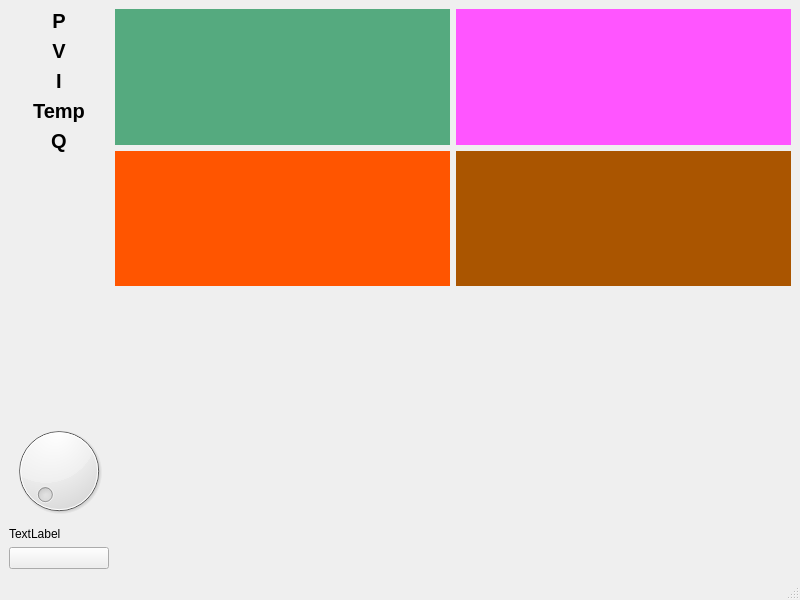
<?xml version="1.0" encoding="UTF-8"?>
<ui version="4.0">
 <class>MainWindow</class>
 <widget class="QMainWindow" name="MainWindow">
  <property name="geometry">
   <rect>
    <x>0</x>
    <y>0</y>
    <width>800</width>
    <height>600</height>
   </rect>
  </property>
  <property name="windowTitle">
   <string>MainWindow</string>
  </property>
  <property name="styleSheet">
   <string notr="true"/>
  </property>
  <widget class="QWidget" name="centralwidget">
   <layout class="QHBoxLayout" name="horizontalLayout_2">
    <item>
     <layout class="QVBoxLayout" name="verticalLayout_2">
      <property name="sizeConstraint">
       <enum>QLayout::SetMinimumSize</enum>
      </property>
      <item>
       <widget class="QLabel" name="label_8">
        <property name="sizePolicy">
         <sizepolicy hsizetype="Minimum" vsizetype="Preferred">
          <horstretch>0</horstretch>
          <verstretch>0</verstretch>
         </sizepolicy>
        </property>
        <property name="font">
         <font>
          <pointsize>15</pointsize>
          <weight>75</weight>
          <bold>true</bold>
         </font>
        </property>
        <property name="text">
         <string>P</string>
        </property>
        <property name="alignment">
         <set>Qt::AlignCenter</set>
        </property>
       </widget>
      </item>
      <item>
       <widget class="QLabel" name="label_9">
        <property name="sizePolicy">
         <sizepolicy hsizetype="Preferred" vsizetype="Preferred">
          <horstretch>0</horstretch>
          <verstretch>0</verstretch>
         </sizepolicy>
        </property>
        <property name="font">
         <font>
          <pointsize>15</pointsize>
          <weight>75</weight>
          <bold>true</bold>
         </font>
        </property>
        <property name="text">
         <string>V</string>
        </property>
        <property name="alignment">
         <set>Qt::AlignCenter</set>
        </property>
       </widget>
      </item>
      <item>
       <widget class="QLabel" name="label_10">
        <property name="sizePolicy">
         <sizepolicy hsizetype="Preferred" vsizetype="Preferred">
          <horstretch>0</horstretch>
          <verstretch>0</verstretch>
         </sizepolicy>
        </property>
        <property name="font">
         <font>
          <pointsize>15</pointsize>
          <weight>75</weight>
          <bold>true</bold>
         </font>
        </property>
        <property name="text">
         <string>I</string>
        </property>
        <property name="alignment">
         <set>Qt::AlignCenter</set>
        </property>
       </widget>
      </item>
      <item>
       <widget class="QLabel" name="label_7">
        <property name="font">
         <font>
          <pointsize>15</pointsize>
          <weight>75</weight>
          <bold>true</bold>
         </font>
        </property>
        <property name="text">
         <string>Temp</string>
        </property>
        <property name="alignment">
         <set>Qt::AlignCenter</set>
        </property>
       </widget>
      </item>
      <item>
       <widget class="QLabel" name="label_11">
        <property name="font">
         <font>
          <pointsize>15</pointsize>
          <weight>75</weight>
          <bold>true</bold>
         </font>
        </property>
        <property name="text">
         <string>Q</string>
        </property>
        <property name="alignment">
         <set>Qt::AlignCenter</set>
        </property>
       </widget>
      </item>
      <item>
       <spacer name="verticalSpacer">
        <property name="orientation">
         <enum>Qt::Vertical</enum>
        </property>
        <property name="sizeHint" stdset="0">
         <size>
          <width>20</width>
          <height>40</height>
         </size>
        </property>
       </spacer>
      </item>
      <item>
       <layout class="QVBoxLayout" name="verticalLayout">
        <item>
         <widget class="QDial" name="dial"/>
        </item>
        <item>
         <widget class="QLabel" name="label">
          <property name="text">
           <string>TextLabel</string>
          </property>
         </widget>
        </item>
        <item>
         <widget class="QPushButton" name="onOffLoadDial">
          <property name="styleSheet">
           <string notr="true">#onOffLoadDial {background-color: red;
border-image: url(:/img/Power_off_icon.png);
background-repeat: no-repeat;
border-radius:30px;
max-width:65px;
max-height:65px;
min-width:65px;
min-height:65px;
}

#onOffLoadDial:checked{
background-color: green;\n
}</string>
          </property>
          <property name="text">
           <string/>
          </property>
         </widget>
        </item>
       </layout>
      </item>
     </layout>
    </item>
    <item>
     <layout class="QVBoxLayout" name="verticalLayout_3">
      <item>
       <layout class="QGridLayout" name="gridLayout">
        <item row="0" column="0">
         <widget class="dynPlot1" name="widget_3" native="true">
          <property name="styleSheet">
           <string notr="true">background-color: rgb(85, 170, 127);</string>
          </property>
         </widget>
        </item>
        <item row="0" column="1">
         <widget class="dynPlot2" name="widget" native="true">
          <property name="styleSheet">
           <string notr="true">background-color: rgb(255, 85, 255);</string>
          </property>
         </widget>
        </item>
        <item row="1" column="0">
         <widget class="dynPlot3" name="widget_2" native="true">
          <property name="styleSheet">
           <string notr="true">background-color: rgb(255, 85, 0);</string>
          </property>
         </widget>
        </item>
        <item row="1" column="1">
         <widget class="dynPlot4" name="widget_4" native="true">
          <property name="styleSheet">
           <string notr="true">background-color: rgb(170, 85, 0);</string>
          </property>
         </widget>
        </item>
       </layout>
      </item>
      <item>
       <layout class="QHBoxLayout" name="horizontalLayout">
        <item>
         <spacer name="horizontalSpacer">
          <property name="orientation">
           <enum>Qt::Horizontal</enum>
          </property>
          <property name="sizeHint" stdset="0">
           <size>
            <width>40</width>
            <height>20</height>
           </size>
          </property>
         </spacer>
        </item>
        <item>
         <widget class="LedWidget" name="widget_5" native="true">
          <property name="minimumSize">
           <size>
            <width>0</width>
            <height>0</height>
           </size>
          </property>
         </widget>
        </item>
        <item>
         <widget class="LedWidget" name="widget_6" native="true">
          <property name="minimumSize">
           <size>
            <width>0</width>
            <height>0</height>
           </size>
          </property>
         </widget>
        </item>
        <item>
         <widget class="LedWidget" name="widget_7" native="true">
          <property name="minimumSize">
           <size>
            <width>0</width>
            <height>0</height>
           </size>
          </property>
         </widget>
        </item>
        <item>
         <widget class="LedWidget" name="widget_8" native="true">
          <property name="minimumSize">
           <size>
            <width>0</width>
            <height>0</height>
           </size>
          </property>
         </widget>
        </item>
        <item>
         <widget class="LedWidget" name="widget_9" native="true">
          <property name="minimumSize">
           <size>
            <width>0</width>
            <height>0</height>
           </size>
          </property>
         </widget>
        </item>
        <item>
         <spacer name="horizontalSpacer_2">
          <property name="orientation">
           <enum>Qt::Horizontal</enum>
          </property>
          <property name="sizeHint" stdset="0">
           <size>
            <width>40</width>
            <height>20</height>
           </size>
          </property>
         </spacer>
        </item>
       </layout>
      </item>
     </layout>
    </item>
   </layout>
  </widget>
  <widget class="QMenuBar" name="menubar">
   <property name="geometry">
    <rect>
     <x>0</x>
     <y>0</y>
     <width>800</width>
     <height>22</height>
    </rect>
   </property>
  </widget>
  <widget class="QStatusBar" name="statusbar"/>
 </widget>
 <customwidgets>
  <customwidget>
   <class>dynPlot1</class>
   <extends>QWidget</extends>
   <header>plot.h</header>
   <container>1</container>
  </customwidget>
  <customwidget>
   <class>dynPlot2</class>
   <extends>QWidget</extends>
   <header>plot.h</header>
   <container>1</container>
  </customwidget>
  <customwidget>
   <class>dynPlot3</class>
   <extends>QWidget</extends>
   <header>plot.h</header>
   <container>1</container>
  </customwidget>
  <customwidget>
   <class>dynPlot4</class>
   <extends>QWidget</extends>
   <header>plot.h</header>
   <container>1</container>
  </customwidget>
  <customwidget>
   <class>LedWidget</class>
   <extends>QWidget</extends>
   <header>LedWidget.h</header>
   <container>1</container>
  </customwidget>
 </customwidgets>
 <resources/>
 <connections/>
</ui>
